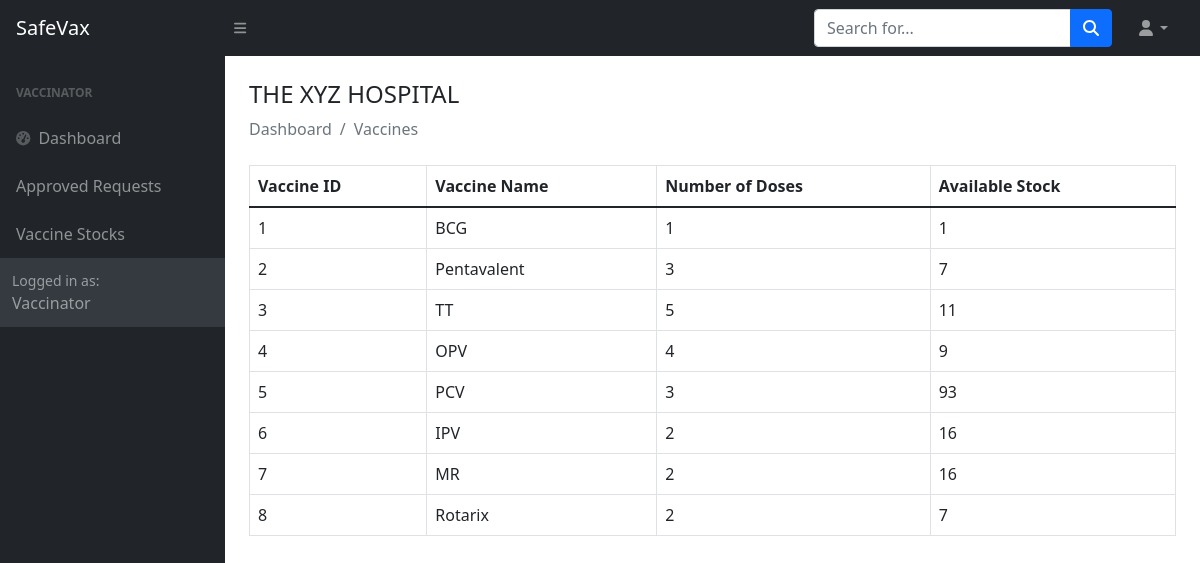
Screenshot of /vaccinator/view-vaccine.php with the database file from the repository.
### tables this page shows
CREATE TABLE `vaccine` (
  `v_id` int(191) NOT NULL,
  `v_name` varchar(191) NOT NULL,
  `totaldose` int(191) NOT NULL,
  `availability` bigint(255) NOT NULL
);

### vaccinator/view-vaccine.php (the view, shortened to what this page needs)
<?php
include('../config/dbconfig.php');
include('includes/header.php');
?>
<div class="container-fluid px-4">
<h4 class="mt-4">THE XYZ HOSPITAL</h4>
        <ol class="breadcrumb mb-4">
            <li class="breadcrumb-item active">Dashboard</li>
            <li class="breadcrumb-item active">Vaccines</li>
        </ol>
            <div class="table-responsive">
            <?php
                $query = "SELECT * FROM vaccine";
                $query_run = mysqli_query($con, $query);
            ?>
                <table class="table table-bordered" id="dataTable" width="100%" cellspacing="0">
                    <thead>
                        <tr>
                            <th>Vaccine ID </th>
                            <th>Vaccine Name </th>
                            <th>Number of Doses </th>
                            <th>Available Stock</th>
                        </tr>
                    </thead>
                    <tbody>
                        <?php
                        if(mysqli_num_rows($query_run) > 0)
                        {
                            while($row = mysqli_fetch_assoc($query_run))
                            {
                        ?>
                            <tr>
                                <td><?php  echo $row['v_id']; ?></td>
                                <td><?php  echo $row['v_name']; ?></td>
                                <td><?php  echo $row['totaldose']; ?></td>
                                <td><?php  echo $row['availability']; ?></td>
                            </tr>
                        <?php
                            }
                        }
                        else {
                            echo "No Record Found";
                        }
                        ?>
                    </tbody>
                </table>
            </div>
        </div>
    </div>
</div>
<?php
include('includes/scripts.php');
?>

### vaccinator/includes/header.php (shortened to what this page needs)
<!DOCTYPE html>
<html lang="en">
    <head>
        <link href="https://cdn.jsdelivr.net/npm/simple-datatables@latest/dist/style.css" rel="stylesheet" />
        <link href="css/styles.css" rel="stylesheet" />
    </head>
    <body class="sb-nav-fixed">
        <?php include('includes/navbar-top.php');?>
        <div id="layoutSidenav">
        <?php include('includes/sidebar.php');?>
        <div id="layoutSidenav_content">
        <main>

### vaccinator/includes/navbar-top.php (shortened to what this page needs)
<nav class="sb-topnav navbar navbar-expand navbar-dark bg-dark">
            <a class="navbar-brand ps-3" href="index.html">SafeVax</a>
            <button class="btn btn-link btn-sm order-1 order-lg-0 me-4 me-lg-0" id="sidebarToggle" href="#!"><i class="fas fa-bars"></i></button>
            <form class="d-none d-md-inline-block form-inline ms-auto me-0 me-md-3 my-2 my-md-0">
                <div class="input-group">
                    <input class="form-control" type="text" placeholder="Search for..." aria-label="Search for..." aria-describedby="btnNavbarSearch" />
                    <button class="btn btn-primary" id="btnNavbarSearch" type="button"><i class="fas fa-search"></i></button>
                </div>
            </form>
            <ul class="navbar-nav ms-auto ms-md-0 me-3 me-lg-4">
                <li class="nav-item dropdown">
                    <a class="nav-link dropdown-toggle" id="navbarDropdown" href="#" role="button" data-bs-toggle="dropdown" aria-expanded="false"><i class="fas fa-user fa-fw"></i></a>
                </li>
            </ul>
        </nav>

### vaccinator/includes/sidebar.php
<div id="layoutSidenav_nav">
                <nav class="sb-sidenav accordion sb-sidenav-dark" id="sidenavAccordion">
                    <div class="sb-sidenav-menu">
                        <div class="nav">
                            <div class="sb-sidenav-menu-heading">Vaccinator</div>
                            <a class="nav-link" href="index.php">
                                <div class="sb-nav-link-icon"><i class="fas fa-tachometer-alt"></i></div>
                                Dashboard
                             </a>
                             <a class="nav-link" href="view-request.php">
                                Approved Requests
                            </a>
                            <a class="nav-link" href="view-vaccine.php">
                                Vaccine Stocks
                            </a>
                    </div>
                    <div class="sb-sidenav-footer">
                        <div class="small">Logged in as:</div>
                        Vaccinator
                    </div>
                </nav>
            </div>

### vaccinator/includes/scripts.php (shortened to what this page needs)
        </body>
</html>

### rows the page displays
vaccine: v_id "1", v_name "BCG", totaldose "1", availability "1"
vaccine: v_id "2", v_name "Pentavalent", totaldose "3", availability "7"
vaccine: v_id "3", v_name "TT", totaldose "5", availability "11"
vaccine: v_id "4", v_name "OPV", totaldose "4", availability "9"
vaccine: v_id "5", v_name "PCV", totaldose "3", availability "93"
vaccine: v_id "6", v_name "IPV", totaldose "2", availability "16"
vaccine: v_id "7", v_name "MR", totaldose "2", availability "16"
vaccine: v_id "8", v_name "Rotarix", totaldose "2", availability "7"
